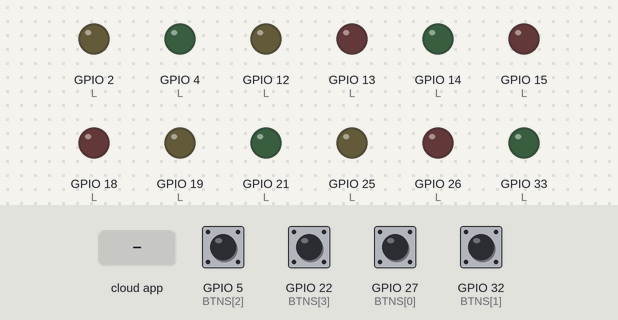
Bench run of a sketch on a simulated ESP32. On the bench: output pins drawn as LEDs (lit = HIGH). The test bench sets the inputs (shaded band); at power-on: GPIO 5 (BTNS[2]), GPIO 22 (BTNS[3]), GPIO 27 (BTNS[0]), GPIO 32 (BTNS[1]) HIGH. WiFi joins after 1.5 s; servers stay silent unless stated; the Firebase database answers and starts empty; what the sketch prints to the serial monitor is not drawn.

Above: at 0.1 s.
At 2.7 s:
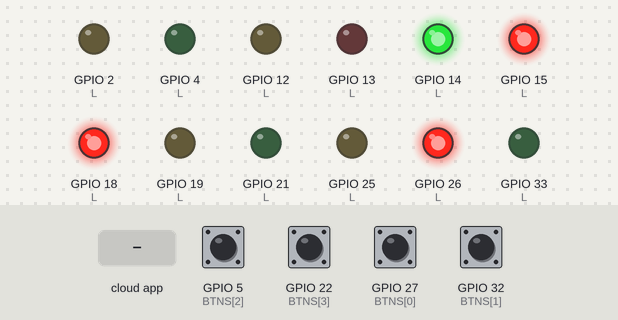
2.8 s: the phone or cloud app sets emergencyLane to 1
At 13.9 s:
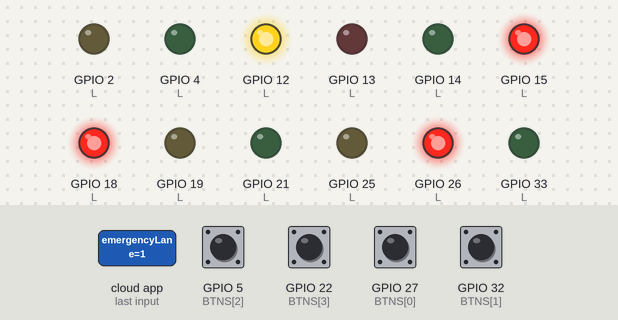
Timing chart, 0 to 26.6 s (numbered marks = the images above; inputs shaded):
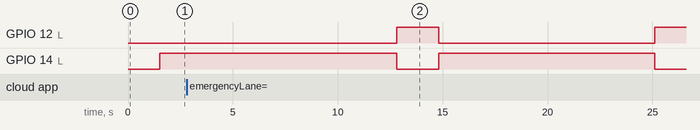

Measured:
- after the input at 2.8 s, GPIO 2 (L): stays LOW (without the input it goes to HIGH after 17.4 s); GPIO 4 (L): stays LOW (without the input it goes to HIGH after 12.1 s)

The sketch:

sketch.ino
```cpp
#include <WiFi.h>
#include <FirebaseESP32.h>

#define WIFI_SSID "Wokwi-GUEST"
#define WIFI_PASSWORD ""
#define FIREBASE_HOST "adaptive-trafic-default-rtdb.europe-west1.firebasedatabase.app"
#define FIREBASE_AUTH "34XdomffLowgob8aOK6QJeqQNLO4pavxhplOzJzo"

FirebaseData fbData;
FirebaseConfig fbConfig;
FirebaseAuth fbAuth;

const uint8_t L[4][3] = {
  {13, 12, 14}, // North
  {26, 25, 33}, // East
  {15, 2, 4},   // South
  {18, 19, 21}  // West
};
const uint8_t BTNS[4] = {27, 32, 5, 22};

volatile int cars[4] = {0, 0, 0, 0};
volatile unsigned long lastDebounce[4] = {0, 0, 0, 0};

int currentState = 0;
int interruptedState = 0;
unsigned long prevMillis = 0;
long greenTime = 5000;
const long Y_TIME = 2000;
const long EM_TIME = 10000;

int emLane = 0;
bool isEmMode = false;

void IRAM_ATTR nISR() { if(millis()-lastDebounce[0]>250 && currentState >= 2) { cars[0]++; lastDebounce[0]=millis(); }}
void IRAM_ATTR eISR() { if(millis()-lastDebounce[1]>250 && (currentState<=1 || currentState>=4)) { cars[1]++; lastDebounce[1]=millis(); }}
void IRAM_ATTR sISR() { if(millis()-lastDebounce[2]>250 && (currentState<=3 || currentState>=6)) { cars[2]++; lastDebounce[2]=millis(); }}
void IRAM_ATTR wISR() { if(millis()-lastDebounce[3]>250 && currentState <= 5) { cars[3]++; lastDebounce[3]=millis(); }}

void setup() {
  Serial.begin(115200);

  for(int i=0; i<4; i++){
    pinMode(BTNS[i], INPUT_PULLUP);
    for(int c=0; c<3; c++) pinMode(L[i][c], OUTPUT);
  }

  attachInterrupt(BTNS[0], nISR, FALLING); attachInterrupt(BTNS[1], eISR, FALLING);
  attachInterrupt(BTNS[2], sISR, FALLING); attachInterrupt(BTNS[3], wISR, FALLING);

  WiFi.begin(WIFI_SSID, WIFI_PASSWORD);
  while (WiFi.status() != WL_CONNECTED) { delay(500); Serial.print("."); }

  fbConfig.host = FIREBASE_HOST;
  fbConfig.signer.tokens.legacy_token = FIREBASE_AUTH;
  Firebase.begin(&fbConfig, &fbAuth);
  Firebase.reconnectWiFi(true);

  applyLights(0);
}

void loop() {
  unsigned long now = millis();

 if (isEmMode) {
     int targetGreen = (emLane - 1) * 2;
     int targetYellow = targetGreen + 1;

     //  نحن في الأخضر الخاص بالإسعاف
     if (currentState == targetGreen) {
        if (now - prevMillis >= EM_TIME) {
           Serial.println("EM Green Done -> Going to EM Yellow");
           transitionTo(targetYellow); // انتقل للأصفر الخاص بالإسعاف
        }
     }
     //  نحن في الأصفر الخاص بالإسعاف (مرحلة الخروج)
     else if (currentState == targetYellow) {
        if (now - prevMillis >= Y_TIME) {
           Serial.println("EM Yellow Done -> Restoring Normal Flow");
           isEmMode = false; // إنهاء الطوارئ

           // استعادة المسار القديم
           if (interruptedState % 2 == 0) {
              greenTime = getWaitTime(cars[interruptedState/2]);
           }
           transitionTo(interruptedState);
        }
     }
     //  نحن في أصفر "ما قبل الإسعاف" (تنظيف التقاطع القديم)
     else {
        if (now - prevMillis >= Y_TIME) {
           startEmGreen(); // انتهى التنظيف، افتح أخضر الإسعاف
        }
     }
  }

// السحابة
  static unsigned long lastSync = 0;
  static int lastSyncedState = -1;

  // مزامنة فورية إذا تغيرت حالة الإشارة، أو مزامنة دورية كل ثانية لتحديث أعداد السيارات
  if (currentState != lastSyncedState || now - lastSync >= 1000) {
    FirebaseJson json;
    json.set("nCars", cars[0]); json.set("eCars", cars[1]);
    json.set("sCars", cars[2]); json.set("wCars", cars[3]);
    json.set("state", currentState);
    Firebase.updateNode(fbData, "/traffic", json);

    lastSyncedState = currentState;
    lastSync = now;

    if (!isEmMode && Firebase.getInt(fbData, "/traffic/emergencyLane")) {
      int cmd = fbData.intData();
      if (cmd != 0) triggerEmergency(cmd);
    }
  }

  // لن يتم تنفيذ هذا الجزء إذا كنا في وضع الطوارئ لأننا نتحكم به في الأعلى
  // إلا إذا كنا ننتظر الانتقال من الأصفر للأخضر داخل الطوارئ
  if (!isEmMode || (isEmMode && currentState % 2 != 0)) {

      long waitTime = (currentState % 2 != 0) ? Y_TIME : greenTime;

      if (now - prevMillis >= waitTime) {
        int next = (currentState + 1) % 8;

        if (currentState % 2 != 0) { // كنا في الأصفر
           if(isEmMode) {
              startEmGreen(); // الانتقال من أصفر الطوارئ -> لأخضر الطوارئ
              return;
           } else {
              int nextLaneIndex = (next / 2);
              greenTime = getWaitTime(cars[nextLaneIndex]);
              cars[nextLaneIndex] = 0;
           }
        }
        transitionTo(next);
      }
  }
}

// --- الدوال المساعدة ---

void triggerEmergency(int lane) {
  emLane = lane;
  isEmMode = true;
  interruptedState = currentState;
  Serial.printf("!!! Emergency: %d\n", lane);

  int targetState = (lane - 1) * 2;
  if (currentState == targetState) {
    prevMillis = millis(); greenTime = EM_TIME; // تمديد الوقت
  } else {
    // إذا لم يكن أصفر، انتقل للأصفر. إذا كان أصفر، نفذ فوراً
    if (currentState % 2 == 0) transitionTo(currentState + 1);
    else startEmGreen();
  }
}

void startEmGreen() {
  int target = (emLane - 1) * 2;
  currentState = target;
  greenTime = EM_TIME;
  prevMillis = millis();
  applyLights(currentState);
  Serial.println(">>> EM OPEN");
  Firebase.setInt(fbData, "/traffic/emergencyLane", 0);
}

void transitionTo(int next) {
  currentState = next;
  prevMillis = millis();
  applyLights(currentState);
}

// دالة الإضاءة "الذكية" - أسرع وأقصر
void applyLights(int state) {
  int activeLane = state / 2;     // 0, 1, 2, 3
  bool isYellow = state % 2 != 0;

  for(int i=0; i<4; i++) {
    if(i == activeLane) {
      // المسار النشط: شغل الأخضر أو الأصفر، وأطفئ الأحمر
      digitalWrite(L[i][0], LOW);          // Red OFF
      digitalWrite(L[i][1], isYellow);     // Yellow ON if yellow state
      digitalWrite(L[i][2], !isYellow);    // Green ON if not yellow state
    } else {
      // باقي المسارات: أحمر فقط
      digitalWrite(L[i][0], HIGH); // Red ON
      digitalWrite(L[i][1], LOW);
      digitalWrite(L[i][2], LOW);
    }
  }
}

long getWaitTime(int c) {
  if (c == 0) return 5000;
  if (c <= 3) return 15000;
  return 25000;
}
```
